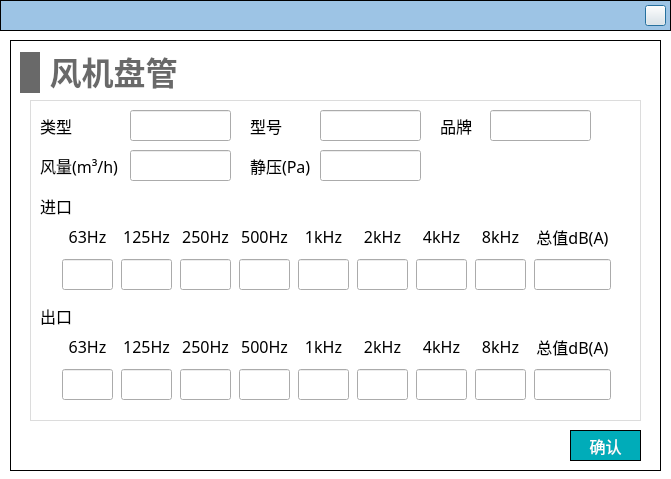
<?xml version="1.0" encoding="UTF-8"?>
<ui version="4.0">
 <class>Dialog_fanCoil_noise</class>
 <widget class="QDialog" name="Dialog_fanCoil_noise">
  <property name="geometry">
   <rect>
    <x>0</x>
    <y>0</y>
    <width>671</width>
    <height>479</height>
   </rect>
  </property>
  <property name="windowTitle">
   <string>Dialog</string>
  </property>
  <property name="styleSheet">
   <string notr="true">#Dialog_fanCoil_noise
{
background-color: rgb(255, 255, 255);
}

QLineEdit 
{
font-family: 'Microsoft YaHei';
font-size: 13px;
}

QComboBox
{
font-family: 'Microsoft YaHei';
font-size: 13px;
}</string>
  </property>
  <widget class="QWidget" name="widget_top" native="true">
   <property name="geometry">
    <rect>
     <x>0</x>
     <y>0</y>
     <width>671</width>
     <height>31</height>
    </rect>
   </property>
   <property name="styleSheet">
    <string notr="true">#widget_top
{
border: 1px solid #000000;
background-color: rgb(157, 196, 229);
	background-color: rgb(157, 196, 229);
}</string>
   </property>
   <widget class="QPushButton" name="close">
    <property name="geometry">
     <rect>
      <x>645</x>
      <y>5</y>
      <width>21</width>
      <height>21</height>
     </rect>
    </property>
    <property name="styleSheet">
     <string notr="true">border-image: url(:/images/image/closeWindow.jpg);</string>
    </property>
    <property name="text">
     <string/>
    </property>
   </widget>
  </widget>
  <widget class="QWidget" name="widget_add_fan_noise" native="true">
   <property name="geometry">
    <rect>
     <x>10</x>
     <y>40</y>
     <width>651</width>
     <height>431</height>
    </rect>
   </property>
   <property name="styleSheet">
    <string notr="true">#widget_add_fan_noise
{
border: 1px solid #000000;
}</string>
   </property>
   <widget class="QWidget" name="widget_2" native="true">
    <property name="geometry">
     <rect>
      <x>20</x>
      <y>60</y>
      <width>611</width>
      <height>321</height>
     </rect>
    </property>
    <property name="styleSheet">
     <string notr="true">#widget_2
{
border: 1px solid #DCDCDC;
}

QLabel
{
font-family: 'Microsoft YaHei';
font-size: 16px;
}</string>
    </property>
    <widget class="QWidget" name="layoutWidget">
     <property name="geometry">
      <rect>
       <x>30</x>
       <y>230</y>
       <width>561</width>
       <height>72</height>
      </rect>
     </property>
     <layout class="QHBoxLayout" name="horizontalLayout">
      <item>
       <layout class="QVBoxLayout" name="verticalLayout">
        <item>
         <widget class="QLabel" name="label_7">
          <property name="minimumSize">
           <size>
            <width>51</width>
            <height>31</height>
           </size>
          </property>
          <property name="maximumSize">
           <size>
            <width>51</width>
            <height>31</height>
           </size>
          </property>
          <property name="font">
           <font>
            <family>Microsoft YaHei</family>
            <pointsize>-1</pointsize>
           </font>
          </property>
          <property name="text">
           <string>63Hz</string>
          </property>
          <property name="alignment">
           <set>Qt::AlignCenter</set>
          </property>
         </widget>
        </item>
        <item>
         <widget class="QLineEdit" name="lineEdit_out_63">
          <property name="minimumSize">
           <size>
            <width>51</width>
            <height>31</height>
           </size>
          </property>
          <property name="maximumSize">
           <size>
            <width>51</width>
            <height>31</height>
           </size>
          </property>
          <property name="font">
           <font>
            <family>Microsoft YaHei</family>
            <pointsize>-1</pointsize>
           </font>
          </property>
          <property name="alignment">
           <set>Qt::AlignCenter</set>
          </property>
         </widget>
        </item>
       </layout>
      </item>
      <item>
       <layout class="QVBoxLayout" name="verticalLayout_2">
        <item>
         <widget class="QLabel" name="label_8">
          <property name="minimumSize">
           <size>
            <width>51</width>
            <height>31</height>
           </size>
          </property>
          <property name="maximumSize">
           <size>
            <width>51</width>
            <height>31</height>
           </size>
          </property>
          <property name="font">
           <font>
            <family>Microsoft YaHei</family>
            <pointsize>-1</pointsize>
           </font>
          </property>
          <property name="text">
           <string>125Hz</string>
          </property>
          <property name="alignment">
           <set>Qt::AlignCenter</set>
          </property>
         </widget>
        </item>
        <item>
         <widget class="QLineEdit" name="lineEdit_out_125">
          <property name="minimumSize">
           <size>
            <width>51</width>
            <height>31</height>
           </size>
          </property>
          <property name="maximumSize">
           <size>
            <width>51</width>
            <height>31</height>
           </size>
          </property>
          <property name="font">
           <font>
            <family>Microsoft YaHei</family>
            <pointsize>-1</pointsize>
           </font>
          </property>
          <property name="alignment">
           <set>Qt::AlignCenter</set>
          </property>
         </widget>
        </item>
       </layout>
      </item>
      <item>
       <layout class="QVBoxLayout" name="verticalLayout_3">
        <item>
         <widget class="QLabel" name="label_9">
          <property name="minimumSize">
           <size>
            <width>51</width>
            <height>31</height>
           </size>
          </property>
          <property name="maximumSize">
           <size>
            <width>51</width>
            <height>31</height>
           </size>
          </property>
          <property name="font">
           <font>
            <family>Microsoft YaHei</family>
            <pointsize>-1</pointsize>
           </font>
          </property>
          <property name="text">
           <string>250Hz</string>
          </property>
          <property name="alignment">
           <set>Qt::AlignCenter</set>
          </property>
         </widget>
        </item>
        <item>
         <widget class="QLineEdit" name="lineEdit_out_250">
          <property name="minimumSize">
           <size>
            <width>51</width>
            <height>31</height>
           </size>
          </property>
          <property name="maximumSize">
           <size>
            <width>51</width>
            <height>31</height>
           </size>
          </property>
          <property name="font">
           <font>
            <family>Microsoft YaHei</family>
            <pointsize>-1</pointsize>
           </font>
          </property>
          <property name="alignment">
           <set>Qt::AlignCenter</set>
          </property>
         </widget>
        </item>
       </layout>
      </item>
      <item>
       <layout class="QVBoxLayout" name="verticalLayout_4">
        <item>
         <widget class="QLabel" name="label_10">
          <property name="minimumSize">
           <size>
            <width>51</width>
            <height>31</height>
           </size>
          </property>
          <property name="maximumSize">
           <size>
            <width>51</width>
            <height>31</height>
           </size>
          </property>
          <property name="font">
           <font>
            <family>Microsoft YaHei</family>
            <pointsize>-1</pointsize>
           </font>
          </property>
          <property name="text">
           <string>500Hz</string>
          </property>
          <property name="alignment">
           <set>Qt::AlignCenter</set>
          </property>
         </widget>
        </item>
        <item>
         <widget class="QLineEdit" name="lineEdit_out_500">
          <property name="minimumSize">
           <size>
            <width>51</width>
            <height>31</height>
           </size>
          </property>
          <property name="maximumSize">
           <size>
            <width>51</width>
            <height>31</height>
           </size>
          </property>
          <property name="font">
           <font>
            <family>Microsoft YaHei</family>
            <pointsize>-1</pointsize>
           </font>
          </property>
          <property name="alignment">
           <set>Qt::AlignCenter</set>
          </property>
         </widget>
        </item>
       </layout>
      </item>
      <item>
       <layout class="QVBoxLayout" name="verticalLayout_5">
        <item>
         <widget class="QLabel" name="label_11">
          <property name="minimumSize">
           <size>
            <width>51</width>
            <height>31</height>
           </size>
          </property>
          <property name="maximumSize">
           <size>
            <width>51</width>
            <height>31</height>
           </size>
          </property>
          <property name="font">
           <font>
            <family>Microsoft YaHei</family>
            <pointsize>-1</pointsize>
           </font>
          </property>
          <property name="text">
           <string>1kHz</string>
          </property>
          <property name="alignment">
           <set>Qt::AlignCenter</set>
          </property>
         </widget>
        </item>
        <item>
         <widget class="QLineEdit" name="lineEdit_out_1k">
          <property name="minimumSize">
           <size>
            <width>51</width>
            <height>31</height>
           </size>
          </property>
          <property name="maximumSize">
           <size>
            <width>51</width>
            <height>31</height>
           </size>
          </property>
          <property name="font">
           <font>
            <family>Microsoft YaHei</family>
            <pointsize>-1</pointsize>
           </font>
          </property>
          <property name="alignment">
           <set>Qt::AlignCenter</set>
          </property>
         </widget>
        </item>
       </layout>
      </item>
      <item>
       <layout class="QVBoxLayout" name="verticalLayout_6">
        <property name="spacing">
         <number>6</number>
        </property>
        <item>
         <widget class="QLabel" name="label_12">
          <property name="minimumSize">
           <size>
            <width>51</width>
            <height>31</height>
           </size>
          </property>
          <property name="maximumSize">
           <size>
            <width>51</width>
            <height>31</height>
           </size>
          </property>
          <property name="font">
           <font>
            <family>Microsoft YaHei</family>
            <pointsize>-1</pointsize>
           </font>
          </property>
          <property name="text">
           <string>2kHz</string>
          </property>
          <property name="alignment">
           <set>Qt::AlignCenter</set>
          </property>
         </widget>
        </item>
        <item>
         <widget class="QLineEdit" name="lineEdit_out_2k">
          <property name="minimumSize">
           <size>
            <width>51</width>
            <height>31</height>
           </size>
          </property>
          <property name="maximumSize">
           <size>
            <width>51</width>
            <height>31</height>
           </size>
          </property>
          <property name="font">
           <font>
            <family>Microsoft YaHei</family>
            <pointsize>-1</pointsize>
           </font>
          </property>
          <property name="alignment">
           <set>Qt::AlignCenter</set>
          </property>
         </widget>
        </item>
       </layout>
      </item>
      <item>
       <layout class="QVBoxLayout" name="verticalLayout_7">
        <item>
         <widget class="QLabel" name="label_">
          <property name="minimumSize">
           <size>
            <width>51</width>
            <height>31</height>
           </size>
          </property>
          <property name="maximumSize">
           <size>
            <width>51</width>
            <height>31</height>
           </size>
          </property>
          <property name="font">
           <font>
            <family>Microsoft YaHei</family>
            <pointsize>-1</pointsize>
           </font>
          </property>
          <property name="text">
           <string>4kHz</string>
          </property>
          <property name="alignment">
           <set>Qt::AlignCenter</set>
          </property>
         </widget>
        </item>
        <item>
         <widget class="QLineEdit" name="lineEdit_out_4k">
          <property name="minimumSize">
           <size>
            <width>51</width>
            <height>31</height>
           </size>
          </property>
          <property name="maximumSize">
           <size>
            <width>51</width>
            <height>31</height>
           </size>
          </property>
          <property name="font">
           <font>
            <family>Microsoft YaHei</family>
            <pointsize>-1</pointsize>
           </font>
          </property>
          <property name="alignment">
           <set>Qt::AlignCenter</set>
          </property>
         </widget>
        </item>
       </layout>
      </item>
      <item>
       <layout class="QVBoxLayout" name="verticalLayout_8">
        <item>
         <widget class="QLabel" name="label_14">
          <property name="minimumSize">
           <size>
            <width>51</width>
            <height>31</height>
           </size>
          </property>
          <property name="maximumSize">
           <size>
            <width>51</width>
            <height>31</height>
           </size>
          </property>
          <property name="font">
           <font>
            <family>Microsoft YaHei</family>
            <pointsize>-1</pointsize>
           </font>
          </property>
          <property name="text">
           <string>8kHz</string>
          </property>
          <property name="alignment">
           <set>Qt::AlignCenter</set>
          </property>
         </widget>
        </item>
        <item>
         <widget class="QLineEdit" name="lineEdit_out_8k">
          <property name="minimumSize">
           <size>
            <width>51</width>
            <height>31</height>
           </size>
          </property>
          <property name="maximumSize">
           <size>
            <width>51</width>
            <height>31</height>
           </size>
          </property>
          <property name="font">
           <font>
            <family>Microsoft YaHei</family>
            <pointsize>-1</pointsize>
           </font>
          </property>
          <property name="alignment">
           <set>Qt::AlignCenter</set>
          </property>
         </widget>
        </item>
       </layout>
      </item>
      <item>
       <layout class="QVBoxLayout" name="verticalLayout_9">
        <item>
         <widget class="QLabel" name="label_23">
          <property name="minimumSize">
           <size>
            <width>77</width>
            <height>31</height>
           </size>
          </property>
          <property name="maximumSize">
           <size>
            <width>51</width>
            <height>31</height>
           </size>
          </property>
          <property name="font">
           <font>
            <family>Microsoft YaHei</family>
            <pointsize>-1</pointsize>
           </font>
          </property>
          <property name="text">
           <string>总值dB(A)</string>
          </property>
          <property name="alignment">
           <set>Qt::AlignCenter</set>
          </property>
         </widget>
        </item>
        <item>
         <widget class="QLineEdit" name="lineEdit_out_total">
          <property name="minimumSize">
           <size>
            <width>77</width>
            <height>31</height>
           </size>
          </property>
          <property name="maximumSize">
           <size>
            <width>51</width>
            <height>31</height>
           </size>
          </property>
          <property name="font">
           <font>
            <family>Microsoft YaHei</family>
            <pointsize>-1</pointsize>
           </font>
          </property>
          <property name="alignment">
           <set>Qt::AlignCenter</set>
          </property>
          <property name="readOnly">
           <bool>true</bool>
          </property>
         </widget>
        </item>
       </layout>
      </item>
     </layout>
    </widget>
    <widget class="QWidget" name="layoutWidget_3">
     <property name="geometry">
      <rect>
       <x>30</x>
       <y>120</y>
       <width>561</width>
       <height>72</height>
      </rect>
     </property>
     <layout class="QHBoxLayout" name="horizontalLayout_2">
      <item>
       <layout class="QVBoxLayout" name="verticalLayout_10">
        <item>
         <widget class="QLabel" name="label_20">
          <property name="minimumSize">
           <size>
            <width>51</width>
            <height>31</height>
           </size>
          </property>
          <property name="maximumSize">
           <size>
            <width>51</width>
            <height>31</height>
           </size>
          </property>
          <property name="font">
           <font>
            <family>Microsoft YaHei</family>
            <pointsize>-1</pointsize>
           </font>
          </property>
          <property name="text">
           <string>63Hz</string>
          </property>
          <property name="alignment">
           <set>Qt::AlignCenter</set>
          </property>
         </widget>
        </item>
        <item>
         <widget class="QLineEdit" name="lineEdit_in_63">
          <property name="minimumSize">
           <size>
            <width>51</width>
            <height>31</height>
           </size>
          </property>
          <property name="maximumSize">
           <size>
            <width>51</width>
            <height>31</height>
           </size>
          </property>
          <property name="font">
           <font>
            <family>Microsoft YaHei</family>
            <pointsize>-1</pointsize>
           </font>
          </property>
          <property name="alignment">
           <set>Qt::AlignCenter</set>
          </property>
         </widget>
        </item>
       </layout>
      </item>
      <item>
       <layout class="QVBoxLayout" name="verticalLayout_11">
        <item>
         <widget class="QLabel" name="label_21">
          <property name="minimumSize">
           <size>
            <width>51</width>
            <height>31</height>
           </size>
          </property>
          <property name="maximumSize">
           <size>
            <width>51</width>
            <height>31</height>
           </size>
          </property>
          <property name="font">
           <font>
            <family>Microsoft YaHei</family>
            <pointsize>-1</pointsize>
           </font>
          </property>
          <property name="text">
           <string>125Hz</string>
          </property>
          <property name="alignment">
           <set>Qt::AlignCenter</set>
          </property>
         </widget>
        </item>
        <item>
         <widget class="QLineEdit" name="lineEdit_in_125">
          <property name="minimumSize">
           <size>
            <width>51</width>
            <height>31</height>
           </size>
          </property>
          <property name="maximumSize">
           <size>
            <width>51</width>
            <height>31</height>
           </size>
          </property>
          <property name="font">
           <font>
            <family>Microsoft YaHei</family>
            <pointsize>-1</pointsize>
           </font>
          </property>
          <property name="alignment">
           <set>Qt::AlignCenter</set>
          </property>
         </widget>
        </item>
       </layout>
      </item>
      <item>
       <layout class="QVBoxLayout" name="verticalLayout_12">
        <item>
         <widget class="QLabel" name="label_22">
          <property name="minimumSize">
           <size>
            <width>51</width>
            <height>31</height>
           </size>
          </property>
          <property name="maximumSize">
           <size>
            <width>51</width>
            <height>31</height>
           </size>
          </property>
          <property name="font">
           <font>
            <family>Microsoft YaHei</family>
            <pointsize>-1</pointsize>
           </font>
          </property>
          <property name="text">
           <string>250Hz</string>
          </property>
          <property name="alignment">
           <set>Qt::AlignCenter</set>
          </property>
         </widget>
        </item>
        <item>
         <widget class="QLineEdit" name="lineEdit_in_250">
          <property name="minimumSize">
           <size>
            <width>51</width>
            <height>31</height>
           </size>
          </property>
          <property name="maximumSize">
           <size>
            <width>51</width>
            <height>31</height>
           </size>
          </property>
          <property name="font">
           <font>
            <family>Microsoft YaHei</family>
            <pointsize>-1</pointsize>
           </font>
          </property>
          <property name="alignment">
           <set>Qt::AlignCenter</set>
          </property>
         </widget>
        </item>
       </layout>
      </item>
      <item>
       <layout class="QVBoxLayout" name="verticalLayout_13">
        <item>
         <widget class="QLabel" name="label_24">
          <property name="minimumSize">
           <size>
            <width>51</width>
            <height>31</height>
           </size>
          </property>
          <property name="maximumSize">
           <size>
            <width>51</width>
            <height>31</height>
           </size>
          </property>
          <property name="font">
           <font>
            <family>Microsoft YaHei</family>
            <pointsize>-1</pointsize>
           </font>
          </property>
          <property name="text">
           <string>500Hz</string>
          </property>
          <property name="alignment">
           <set>Qt::AlignCenter</set>
          </property>
         </widget>
        </item>
        <item>
         <widget class="QLineEdit" name="lineEdit_in_500">
          <property name="minimumSize">
           <size>
            <width>51</width>
            <height>31</height>
           </size>
          </property>
          <property name="maximumSize">
           <size>
            <width>51</width>
            <height>31</height>
           </size>
          </property>
          <property name="font">
           <font>
            <family>Microsoft YaHei</family>
            <pointsize>-1</pointsize>
           </font>
          </property>
          <property name="alignment">
           <set>Qt::AlignCenter</set>
          </property>
         </widget>
        </item>
       </layout>
      </item>
      <item>
       <layout class="QVBoxLayout" name="verticalLayout_14">
        <item>
         <widget class="QLabel" name="label_25">
          <property name="minimumSize">
           <size>
            <width>51</width>
            <height>31</height>
           </size>
          </property>
          <property name="maximumSize">
           <size>
            <width>51</width>
            <height>31</height>
           </size>
          </property>
          <property name="font">
           <font>
            <family>Microsoft YaHei</family>
            <pointsize>-1</pointsize>
           </font>
          </property>
          <property name="text">
           <string>1kHz</string>
          </property>
          <property name="alignment">
           <set>Qt::AlignCenter</set>
          </property>
         </widget>
        </item>
        <item>
         <widget class="QLineEdit" name="lineEdit_in_1k">
          <property name="minimumSize">
           <size>
            <width>51</width>
            <height>31</height>
           </size>
          </property>
          <property name="maximumSize">
           <size>
            <width>51</width>
            <height>31</height>
           </size>
          </property>
          <property name="font">
           <font>
            <family>Microsoft YaHei</family>
            <pointsize>-1</pointsize>
           </font>
          </property>
          <property name="alignment">
           <set>Qt::AlignCenter</set>
          </property>
         </widget>
        </item>
       </layout>
      </item>
      <item>
       <layout class="QVBoxLayout" name="verticalLayout_15">
        <property name="spacing">
         <number>6</number>
        </property>
        <item>
         <widget class="QLabel" name="label_26">
          <property name="minimumSize">
           <size>
            <width>51</width>
            <height>31</height>
           </size>
          </property>
          <property name="maximumSize">
           <size>
            <width>51</width>
            <height>31</height>
           </size>
          </property>
          <property name="font">
           <font>
            <family>Microsoft YaHei</family>
            <pointsize>-1</pointsize>
           </font>
          </property>
          <property name="text">
           <string>2kHz</string>
          </property>
          <property name="alignment">
           <set>Qt::AlignCenter</set>
          </property>
         </widget>
        </item>
        <item>
         <widget class="QLineEdit" name="lineEdit_in_2k">
          <property name="minimumSize">
           <size>
            <width>51</width>
            <height>31</height>
           </size>
          </property>
          <property name="maximumSize">
           <size>
            <width>51</width>
            <height>31</height>
           </size>
          </property>
          <property name="font">
           <font>
            <family>Microsoft YaHei</family>
            <pointsize>-1</pointsize>
           </font>
          </property>
          <property name="alignment">
           <set>Qt::AlignCenter</set>
          </property>
         </widget>
        </item>
       </layout>
      </item>
      <item>
       <layout class="QVBoxLayout" name="verticalLayout_16">
        <item>
         <widget class="QLabel" name="label_1">
          <property name="minimumSize">
           <size>
            <width>51</width>
            <height>31</height>
           </size>
          </property>
          <property name="maximumSize">
           <size>
            <width>51</width>
            <height>31</height>
           </size>
          </property>
          <property name="font">
           <font>
            <family>Microsoft YaHei</family>
            <pointsize>-1</pointsize>
           </font>
          </property>
          <property name="text">
           <string>4kHz</string>
          </property>
          <property name="alignment">
           <set>Qt::AlignCenter</set>
          </property>
         </widget>
        </item>
        <item>
         <widget class="QLineEdit" name="lineEdit_in_4k">
          <property name="minimumSize">
           <size>
            <width>51</width>
            <height>31</height>
           </size>
          </property>
          <property name="maximumSize">
           <size>
            <width>51</width>
            <height>31</height>
           </size>
          </property>
          <property name="font">
           <font>
            <family>Microsoft YaHei</family>
            <pointsize>-1</pointsize>
           </font>
          </property>
          <property name="alignment">
           <set>Qt::AlignCenter</set>
          </property>
         </widget>
        </item>
       </layout>
      </item>
      <item>
       <layout class="QVBoxLayout" name="verticalLayout_17">
        <item>
         <widget class="QLabel" name="label_27">
          <property name="minimumSize">
           <size>
            <width>51</width>
            <height>31</height>
           </size>
          </property>
          <property name="maximumSize">
           <size>
            <width>51</width>
            <height>31</height>
           </size>
          </property>
          <property name="font">
           <font>
            <family>Microsoft YaHei</family>
            <pointsize>-1</pointsize>
           </font>
          </property>
          <property name="text">
           <string>8kHz</string>
          </property>
          <property name="alignment">
           <set>Qt::AlignCenter</set>
          </property>
         </widget>
        </item>
        <item>
         <widget class="QLineEdit" name="lineEdit_in_8k">
          <property name="minimumSize">
           <size>
            <width>51</width>
            <height>31</height>
           </size>
          </property>
          <property name="maximumSize">
           <size>
            <width>51</width>
            <height>31</height>
           </size>
          </property>
          <property name="font">
           <font>
            <family>Microsoft YaHei</family>
            <pointsize>-1</pointsize>
           </font>
          </property>
          <property name="alignment">
           <set>Qt::AlignCenter</set>
          </property>
         </widget>
        </item>
       </layout>
      </item>
      <item>
       <layout class="QVBoxLayout" name="verticalLayout_18">
        <item>
         <widget class="QLabel" name="label_28">
          <property name="minimumSize">
           <size>
            <width>77</width>
            <height>31</height>
           </size>
          </property>
          <property name="maximumSize">
           <size>
            <width>51</width>
            <height>31</height>
           </size>
          </property>
          <property name="font">
           <font>
            <family>Microsoft YaHei</family>
            <pointsize>-1</pointsize>
           </font>
          </property>
          <property name="text">
           <string>总值dB(A)</string>
          </property>
          <property name="alignment">
           <set>Qt::AlignCenter</set>
          </property>
         </widget>
        </item>
        <item>
         <widget class="QLineEdit" name="lineEdit_in_total">
          <property name="minimumSize">
           <size>
            <width>77</width>
            <height>31</height>
           </size>
          </property>
          <property name="maximumSize">
           <size>
            <width>51</width>
            <height>31</height>
           </size>
          </property>
          <property name="font">
           <font>
            <family>Microsoft YaHei</family>
            <pointsize>-1</pointsize>
           </font>
          </property>
          <property name="alignment">
           <set>Qt::AlignCenter</set>
          </property>
          <property name="readOnly">
           <bool>true</bool>
          </property>
         </widget>
        </item>
       </layout>
      </item>
     </layout>
    </widget>
    <widget class="QLineEdit" name="lineEdit_static_pressure">
     <property name="geometry">
      <rect>
       <x>290</x>
       <y>50</y>
       <width>101</width>
       <height>31</height>
      </rect>
     </property>
     <property name="font">
      <font>
       <family>Microsoft YaHei</family>
       <pointsize>-1</pointsize>
      </font>
     </property>
    </widget>
    <widget class="QLabel" name="label_16">
     <property name="geometry">
      <rect>
       <x>10</x>
       <y>90</y>
       <width>41</width>
       <height>31</height>
      </rect>
     </property>
     <property name="font">
      <font>
       <family>Microsoft YaHei</family>
       <pointsize>-1</pointsize>
      </font>
     </property>
     <property name="text">
      <string>进口</string>
     </property>
    </widget>
    <widget class="QLabel" name="label_19">
     <property name="geometry">
      <rect>
       <x>10</x>
       <y>200</y>
       <width>41</width>
       <height>31</height>
      </rect>
     </property>
     <property name="font">
      <font>
       <family>Microsoft YaHei</family>
       <pointsize>-1</pointsize>
      </font>
     </property>
     <property name="text">
      <string>出口</string>
     </property>
    </widget>
    <widget class="QLineEdit" name="lineEdit_brand">
     <property name="geometry">
      <rect>
       <x>460</x>
       <y>10</y>
       <width>101</width>
       <height>31</height>
      </rect>
     </property>
     <property name="font">
      <font>
       <family>Microsoft YaHei</family>
       <pointsize>-1</pointsize>
      </font>
     </property>
    </widget>
    <widget class="QLabel" name="label_17">
     <property name="geometry">
      <rect>
       <x>220</x>
       <y>50</y>
       <width>61</width>
       <height>31</height>
      </rect>
     </property>
     <property name="font">
      <font>
       <family>Microsoft YaHei</family>
       <pointsize>-1</pointsize>
      </font>
     </property>
     <property name="text">
      <string>静压(Pa)</string>
     </property>
    </widget>
    <widget class="QLabel" name="label_18">
     <property name="geometry">
      <rect>
       <x>220</x>
       <y>10</y>
       <width>41</width>
       <height>31</height>
      </rect>
     </property>
     <property name="font">
      <font>
       <family>Microsoft YaHei</family>
       <pointsize>-1</pointsize>
      </font>
     </property>
     <property name="text">
      <string>型号</string>
     </property>
    </widget>
    <widget class="QLineEdit" name="lineEdit_air_volume">
     <property name="geometry">
      <rect>
       <x>100</x>
       <y>50</y>
       <width>101</width>
       <height>31</height>
      </rect>
     </property>
     <property name="font">
      <font>
       <family>Microsoft YaHei</family>
       <pointsize>-1</pointsize>
      </font>
     </property>
    </widget>
    <widget class="QLabel" name="label_5">
     <property name="geometry">
      <rect>
       <x>410</x>
       <y>10</y>
       <width>41</width>
       <height>31</height>
      </rect>
     </property>
     <property name="font">
      <font>
       <family>Microsoft YaHei</family>
       <pointsize>-1</pointsize>
      </font>
     </property>
     <property name="text">
      <string>品牌</string>
     </property>
    </widget>
    <widget class="QLabel" name="label_6">
     <property name="geometry">
      <rect>
       <x>10</x>
       <y>50</y>
       <width>81</width>
       <height>31</height>
      </rect>
     </property>
     <property name="font">
      <font>
       <family>Microsoft YaHei</family>
       <pointsize>-1</pointsize>
      </font>
     </property>
     <property name="text">
      <string>风量(m³/h)</string>
     </property>
    </widget>
    <widget class="QLineEdit" name="lineEdit_model">
     <property name="geometry">
      <rect>
       <x>290</x>
       <y>10</y>
       <width>101</width>
       <height>31</height>
      </rect>
     </property>
     <property name="font">
      <font>
       <family>Microsoft YaHei</family>
       <pointsize>-1</pointsize>
      </font>
     </property>
    </widget>
    <widget class="QLineEdit" name="lineEdit_type">
     <property name="geometry">
      <rect>
       <x>100</x>
       <y>10</y>
       <width>101</width>
       <height>31</height>
      </rect>
     </property>
     <property name="font">
      <font>
       <family>Microsoft YaHei</family>
       <pointsize>-1</pointsize>
      </font>
     </property>
    </widget>
    <widget class="QLabel" name="label_29">
     <property name="geometry">
      <rect>
       <x>10</x>
       <y>10</y>
       <width>41</width>
       <height>31</height>
      </rect>
     </property>
     <property name="font">
      <font>
       <family>Microsoft YaHei</family>
       <pointsize>-1</pointsize>
      </font>
     </property>
     <property name="text">
      <string>类型</string>
     </property>
    </widget>
   </widget>
   <widget class="QPushButton" name="pushButton_confirm">
    <property name="geometry">
     <rect>
      <x>560</x>
      <y>390</y>
      <width>71</width>
      <height>31</height>
     </rect>
    </property>
    <property name="font">
     <font>
      <family>Microsoft YaHei</family>
      <pointsize>12</pointsize>
     </font>
    </property>
    <property name="styleSheet">
     <string notr="true">QPushButton
{
	color:#ffffff; /*文字颜色*/
    background-color: #00ACB9;/*背景色*/
    border-radius:0px; /*边框倒角*/
	border: 1px solid #000000;
}


QPushButton:hover 
{
background-color: rgb(0,142,153);
color: white;
}</string>
    </property>
    <property name="text">
     <string>确认</string>
    </property>
   </widget>
   <widget class="QWidget" name="layoutWidget_4">
    <property name="geometry">
     <rect>
      <x>10</x>
      <y>10</y>
      <width>161</width>
      <height>45</height>
     </rect>
    </property>
    <layout class="QHBoxLayout" name="horizontalLayout_16">
     <item>
      <widget class="QLabel" name="label_13">
       <property name="minimumSize">
        <size>
         <width>20</width>
         <height>41</height>
        </size>
       </property>
       <property name="maximumSize">
        <size>
         <width>20</width>
         <height>41</height>
        </size>
       </property>
       <property name="styleSheet">
        <string notr="true">QLabel { 
border: none; 
background-color : rgb(105, 105, 105);
}</string>
       </property>
       <property name="text">
        <string/>
       </property>
      </widget>
     </item>
     <item>
      <widget class="QLabel" name="label_15">
       <property name="font">
        <font>
         <family>Microsoft YaHei</family>
         <pointsize>24</pointsize>
         <bold>true</bold>
        </font>
       </property>
       <property name="styleSheet">
        <string notr="true">QLabel { 
border: none; 
color : rgb(105, 105, 105);
}</string>
       </property>
       <property name="text">
        <string>风机盘管</string>
       </property>
       <property name="alignment">
        <set>Qt::AlignBottom|Qt::AlignHCenter</set>
       </property>
      </widget>
     </item>
    </layout>
   </widget>
  </widget>
 </widget>
 <resources/>
 <connections/>
</ui>
